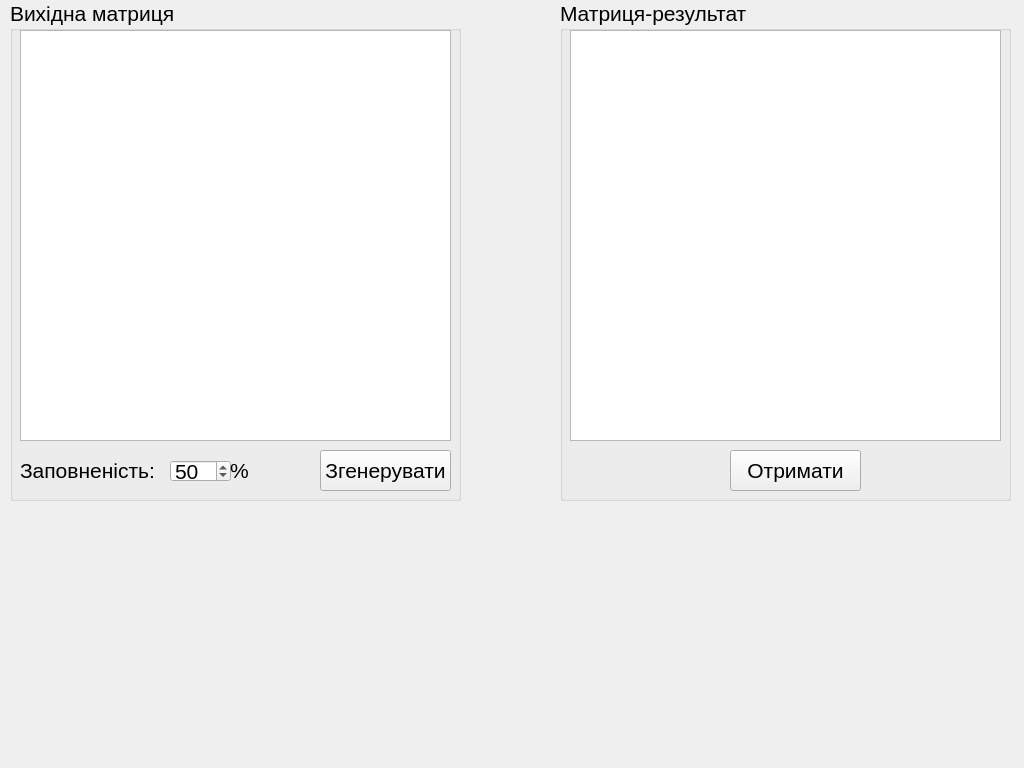
<?xml version="1.0" encoding="UTF-8"?>
<ui version="4.0">
 <class>MainWindow</class>
 <widget class="QMainWindow" name="MainWindow">
  <property name="geometry">
   <rect>
    <x>0</x>
    <y>0</y>
    <width>1024</width>
    <height>768</height>
   </rect>
  </property>
  <property name="windowTitle">
   <string>MainWindow</string>
  </property>
  <widget class="QWidget" name="centralWidget">
   <widget class="QGroupBox" name="sourceMatrix">
    <property name="geometry">
     <rect>
      <x>10</x>
      <y>0</y>
      <width>451</width>
      <height>501</height>
     </rect>
    </property>
    <property name="font">
     <font>
      <pointsize>16</pointsize>
     </font>
    </property>
    <property name="title">
     <string>Вихідна матриця</string>
    </property>
    <widget class="QTextBrowser" name="sourceMatrixView">
     <property name="geometry">
      <rect>
       <x>10</x>
       <y>30</y>
       <width>431</width>
       <height>411</height>
      </rect>
     </property>
    </widget>
    <widget class="QSpinBox" name="filling">
     <property name="geometry">
      <rect>
       <x>160</x>
       <y>460</y>
       <width>61</width>
       <height>22</height>
      </rect>
     </property>
     <property name="maximum">
      <number>100</number>
     </property>
     <property name="value">
      <number>50</number>
     </property>
    </widget>
    <widget class="QLabel" name="label">
     <property name="geometry">
      <rect>
       <x>10</x>
       <y>450</y>
       <width>141</width>
       <height>41</height>
      </rect>
     </property>
     <property name="text">
      <string>Заповненість:</string>
     </property>
    </widget>
    <widget class="QLabel" name="label_2">
     <property name="geometry">
      <rect>
       <x>220</x>
       <y>450</y>
       <width>21</width>
       <height>41</height>
      </rect>
     </property>
     <property name="text">
      <string>%</string>
     </property>
    </widget>
    <widget class="QPushButton" name="generateSource">
     <property name="geometry">
      <rect>
       <x>310</x>
       <y>450</y>
       <width>131</width>
       <height>41</height>
      </rect>
     </property>
     <property name="text">
      <string>Згенерувати</string>
     </property>
    </widget>
   </widget>
   <widget class="QGroupBox" name="resultMatrix">
    <property name="geometry">
     <rect>
      <x>560</x>
      <y>0</y>
      <width>451</width>
      <height>501</height>
     </rect>
    </property>
    <property name="font">
     <font>
      <pointsize>16</pointsize>
     </font>
    </property>
    <property name="title">
     <string>Матриця-результат</string>
    </property>
    <widget class="QTextBrowser" name="resultMatrixView">
     <property name="geometry">
      <rect>
       <x>10</x>
       <y>30</y>
       <width>431</width>
       <height>411</height>
      </rect>
     </property>
    </widget>
    <widget class="QPushButton" name="getResult">
     <property name="geometry">
      <rect>
       <x>170</x>
       <y>450</y>
       <width>131</width>
       <height>41</height>
      </rect>
     </property>
     <property name="text">
      <string>Отримати</string>
     </property>
    </widget>
   </widget>
  </widget>
 </widget>
 <layoutdefault spacing="6" margin="11"/>
 <resources/>
 <connections/>
</ui>
